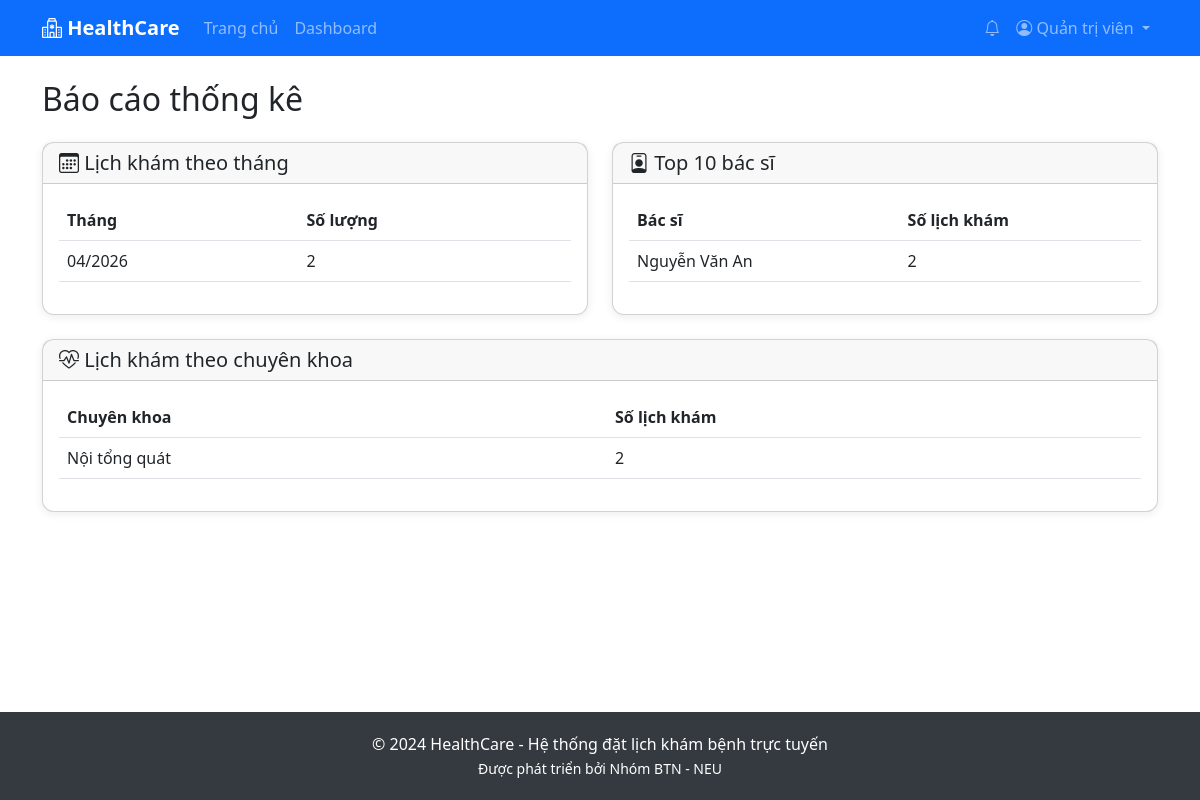
The page /management/reports/ (signed in) on the database its author committed.
### accounts/models.py (models this page shows, shortened)
class User(AbstractUser):
    ROLE_CHOICES = [
        ('patient', 'Bệnh nhân'),
        ('doctor', 'Bác sĩ'),
        ('admin', 'Quản trị viên'),
    ]
    role = models.CharField(max_length=10, choices=ROLE_CHOICES, default='patient')
    phone = models.CharField(max_length=15, blank=True)
    address = models.TextField(blank=True)
    is_active = models.BooleanField(default=True)
    def is_patient(self):
        return self.role == 'patient'
    def is_admin_user(self):
        return self.role == 'admin' or self.is_superuser

### doctors/models.py (models this page shows, shortened)
class Specialization(models.Model):
    name = models.CharField(max_length=100, unique=True)
    description = models.TextField(blank=True)
    class Meta:
        verbose_name = 'Chuyên khoa'
        verbose_name_plural = 'Chuyên khoa'

### appointments/views.py (the view)
    def wrapper(request, *args, **kwargs):
        if not request.user.is_admin_user():
            messages.error(request, 'Bạn không có quyền truy cập trang này.')
            return redirect('dashboard')
        return view_func(request, *args, **kwargs)

### appointments/views.py (called while the page is built)
def admin_required(view_func):
    def wrapper(request, *args, **kwargs):
        if not request.user.is_admin_user():
            messages.error(request, 'Bạn không có quyền truy cập trang này.')
            return redirect('dashboard')
        return view_func(request, *args, **kwargs)
    return wrapper

@login_required
@admin_required
def admin_reports(request):
    monthly_appointments = Appointment.objects.annotate(
        month=TruncMonth('appointment_date')
    ).values('month').annotate(count=Count('id')).order_by('month')
    doctor_appointments = Appointment.objects.values(
        'doctor__user__first_name', 'doctor__user__last_name'
    ).annotate(count=Count('id')).order_by('-count')[:10]
    spec_appointments = Appointment.objects.values(
        'doctor__specialization__name'
    ).annotate(count=Count('id')).order_by('-count')
    context = {
        'monthly_appointments': list(monthly_appointments),
        'doctor_appointments': list(doctor_appointments),
        'spec_appointments': list(spec_appointments),
    }
    return render(request, 'admin_panel/reports.html', context)

### templates/admin_panel/reports.html (shortened to what this page needs)
{% extends 'base.html' %}
{% block content %}
<div class="container py-4">
    <h2 class="mb-4">Báo cáo thống kê</h2>
    <div class="row g-4">
        <div class="col-md-6">
            <div class="card h-100">
                <div class="card-header">
                    <h5 class="mb-0"><i class="bi bi-calendar3"></i> Lịch khám theo tháng</h5>
                </div>
                <div class="card-body">
                    <table class="table">
                        <thead>
                            <tr>
                                <th>Tháng</th>
                                <th>Số lượng</th>
                            </tr>
                        </thead>
                        <tbody>
                            {% for stat in monthly_appointments %}
                                <tr>
                                    <td>{{ stat.month|date:"m/Y" }}</td>
                                    <td>{{ stat.count }}</td>
                                </tr>
                            {% empty %}
                                <tr>
                                    <td colspan="2" class="text-muted text-center">Chưa có dữ liệu</td>
                                </tr>
                            {% endfor %}
                        </tbody>
                    </table>
                </div>
            </div>
        </div>
        <div class="col-md-6">
            <div class="card h-100">
                <div class="card-header">
                    <h5 class="mb-0"><i class="bi bi-person-badge"></i> Top 10 bác sĩ</h5>
                </div>
                <div class="card-body">
                    <table class="table">
                        <thead>
                            <tr>
                                <th>Bác sĩ</th>
                                <th>Số lịch khám</th>
                            </tr>
                        </thead>
                        <tbody>
                            {% for stat in doctor_appointments %}
                                <tr>
                                    <td>{{ stat.doctor__user__first_name }} {{ stat.doctor__user__last_name }}</td>
                                    <td>{{ stat.count }}</td>
                                </tr>
                            {% empty %}
                                <tr>
                                    <td colspan="2" class="text-muted text-center">Chưa có dữ liệu</td>
                                </tr>
                            {% endfor %}
                        </tbody>
                    </table>
                </div>
            </div>
        </div>
        <div class="col-12">
            <div class="card">
                <div class="card-header">
                    <h5 class="mb-0"><i class="bi bi-heart-pulse"></i> Lịch khám theo chuyên khoa</h5>
                </div>
                <div class="card-body">
                    <table class="table">
                        <thead>
                            <tr>
                                <th>Chuyên khoa</th>
                                <th>Số lịch khám</th>
                            </tr>
                        </thead>
                        <tbody>
                            {% for stat in spec_appointments %}
                                <tr>
                                    <td>{{ stat.doctor__specialization__name|default:"Chưa phân loại" }}</td>
                                    <td>{{ stat.count }}</td>
                                </tr>
                            {% empty %}
                                <tr>
                                    <td colspan="2" class="text-muted text-center">Chưa có dữ liệu</td>
                                </tr>
                            {% endfor %}
                        </tbody>
                    </table>
                </div>
            </div>
        </div>
    </div>
</div>
{% endblock %}

### templates/base.html (shortened to what this page needs)
<!DOCTYPE html>
<html lang="vi">
<head>
    <link href="https://cdn.jsdelivr.net/npm/bootstrap@5.3.0/dist/css/bootstrap.min.css" rel="stylesheet">
    <link href="https://cdn.jsdelivr.net/npm/bootstrap-icons@1.10.0/font/bootstrap-icons.css" rel="stylesheet">
</head>
<body>
    <nav class="navbar navbar-expand-lg navbar-dark bg-primary">
        <div class="container">
            <a class="navbar-brand" href="{% url 'home' %}">
                <i class="bi bi-hospital"></i> HealthCare
            </a>
            <div class="collapse navbar-collapse" id="navbarNav">
                <ul class="navbar-nav me-auto">
                    <li class="nav-item">
                        <a class="nav-link" href="{% url 'home' %}">Trang chủ</a>
                    </li>
                    {% if user.is_authenticated %}
                        <li class="nav-item">
                            <a class="nav-link" href="{% url 'dashboard' %}">Dashboard</a>
                        </li>
                    {% endif %}
                </ul>
                <ul class="navbar-nav">
                    {% if user.is_authenticated %}
                        <li class="nav-item dropdown">
                            <a class="nav-link position-relative" href="#" id="notificationDropdown" role="button" data-bs-toggle="dropdown">
                                <i class="bi bi-bell"></i>
                            </a>
                        </li>
                        <li class="nav-item dropdown">
                            <a class="nav-link dropdown-toggle" href="#" id="userDropdown" role="button" data-bs-toggle="dropdown">
                                <i class="bi bi-person-circle"></i>
                                <span class="d-none d-md-inline">{{ user.get_full_name|default:user.username }}</span>
                            </a>
                        </li>
                    {% endif %}
                </ul>
            </div>
        </div>
    </nav>
    <main>
        {% block content %}{% endblock %}
    </main>
    <footer>
        <div class="container text-center">
            <p class="mb-0">&copy; 2024 HealthCare - Hệ thống đặt lịch khám bệnh trực tuyến</p>
            <small>Được phát triển bởi Nhóm BTN - NEU</small>
        </div>
    </footer>
</body>
</html>

### templates/base.html (style rules this page uses)
:root { --primary-gradient: linear-gradient(135deg, #667eea 0%, #764ba2 100%); --primary-color: #667eea; }
* { -webkit-tap-highlight-color: transparent; }
body { min-height: 100vh; display: flex; flex-direction: column; font-size: 16px; }
.navbar-brand { font-weight: bold; }
.card { transition: transform 0.2s; border-radius: 12px; box-shadow: 0 2px 10px rgba(0,0,0,0.08); }
footer { margin-top: auto; background-color: #343a40; color: white; padding: 20px 0; }
.navbar { position: sticky; top: 0; z-index: 1030; }

### rows shown on the page
User: get_full_name "Quản trị viên"
Specialization: doctor__specialization__name "Nội tổng quát", count "2"

### other values the page prints
{{ stat.month|date:"m/Y" }} "04/2026"
{{ stat.count }} "2"
{{ stat.doctor__user__first_name }} "Nguyễn Văn"
{{ stat.doctor__user__last_name }} "An"
